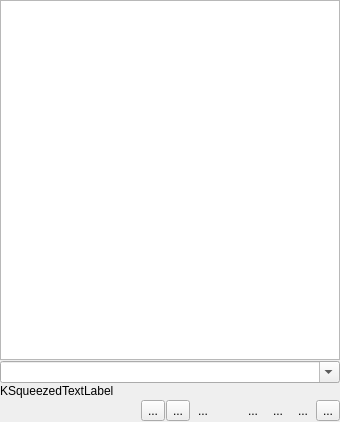
<?xml version="1.0" encoding="UTF-8"?>
<ui version="4.0">
 <author>
    SPDX-FileCopyrightText: none
    SPDX-License-Identifier: GPL-3.0-or-later
  </author>
 <class>WdgPaletteDock</class>
 <widget class="QWidget" name="WdgPaletteDock">
  <property name="geometry">
   <rect>
    <x>0</x>
    <y>0</y>
    <width>340</width>
    <height>422</height>
   </rect>
  </property>
  <layout class="QVBoxLayout" name="verticalLayout">
   <property name="spacing">
    <number>1</number>
   </property>
   <property name="leftMargin">
    <number>0</number>
   </property>
   <property name="topMargin">
    <number>0</number>
   </property>
   <property name="rightMargin">
    <number>0</number>
   </property>
   <property name="bottomMargin">
    <number>0</number>
   </property>
   <item>
    <widget class="KisPaletteView" name="paletteView">
     <property name="minimumSize">
      <size>
       <width>0</width>
       <height>16</height>
      </size>
     </property>
    </widget>
   </item>
   <item>
    <widget class="KisPaletteComboBox" name="cmbNameList">
     <property name="sizePolicy">
      <sizepolicy hsizetype="MinimumExpanding" vsizetype="Fixed">
       <horstretch>0</horstretch>
       <verstretch>0</verstretch>
      </sizepolicy>
     </property>
     <property name="editable">
      <bool>true</bool>
     </property>
    </widget>
   </item>
   <item>
    <widget class="KSqueezedTextLabel" name="lblPaletteName">
     <property name="text">
      <string notr="true">KSqueezedTextLabel</string>
     </property>
    </widget>
   </item>
   <item>
    <layout class="QGridLayout" name="gridLayout">
     <item row="2" column="7">
      <widget class="QToolButton" name="bnSavePalette">
       <property name="text">
        <string>...</string>
       </property>
       <property name="icon">
        <iconset theme="document-save">
         <normaloff>.</normaloff>.</iconset>
       </property>
       <property name="autoRaise">
        <bool>true</bool>
       </property>
      </widget>
     </item>
     <item row="2" column="5">
      <widget class="QToolButton" name="bnAdd">
       <property name="toolTip">
        <string>Add foreground color</string>
       </property>
       <property name="text">
        <string>...</string>
       </property>
       <property name="icon">
        <iconset theme="list-add">
         <normaloff>.</normaloff>.</iconset>
       </property>
       <property name="iconSize">
        <size>
         <width>22</width>
         <height>22</height>
        </size>
       </property>
       <property name="autoRaise">
        <bool>true</bool>
       </property>
      </widget>
     </item>
     <item row="2" column="9">
      <widget class="QToolButton" name="bnRemove">
       <property name="toolTip">
        <string>Remove swatch or group</string>
       </property>
       <property name="text">
        <string>...</string>
       </property>
       <property name="icon">
        <iconset theme="list-remove">
         <normaloff>.</normaloff>.</iconset>
       </property>
       <property name="iconSize">
        <size>
         <width>22</width>
         <height>22</height>
        </size>
       </property>
       <property name="autoRaise">
        <bool>true</bool>
       </property>
      </widget>
     </item>
     <item row="2" column="4">
      <widget class="QToolButton" name="bnRedo">
       <property name="text">
        <string>...</string>
       </property>
       <property name="icon">
        <iconset theme="edit-redo">
         <normaloff>.</normaloff>.</iconset>
       </property>
      </widget>
     </item>
     <item row="2" column="10">
      <widget class="QToolButton" name="bnLock">
       <property name="toolTip">
        <string>Lock the current palette.</string>
       </property>
       <property name="text">
        <string>...</string>
       </property>
       <property name="icon">
        <iconset theme="object-unlocked"/>
       </property>
       <property name="checkable">
        <bool>true</bool>
       </property>
      </widget>
     </item>
     <item row="2" column="0">
      <widget class="KisPopupButton" name="bnColorSets">
       <property name="text">
        <string/>
       </property>
       <property name="autoRaise">
        <bool>true</bool>
       </property>
      </widget>
     </item>
     <item row="2" column="3">
      <widget class="QToolButton" name="bnUndo">
       <property name="text">
        <string>...</string>
       </property>
       <property name="icon">
        <iconset theme="edit-undo">
         <normaloff>.</normaloff>.</iconset>
       </property>
      </widget>
     </item>
     <item row="2" column="6">
      <widget class="QToolButton" name="bnRename">
       <property name="text">
        <string/>
       </property>
       <property name="icon">
        <iconset theme="edit-rename">
         <normaloff>.</normaloff>.</iconset>
       </property>
       <property name="autoRaise">
        <bool>true</bool>
       </property>
      </widget>
     </item>
     <item row="2" column="2">
      <spacer name="hBottomSpacer">
       <property name="orientation">
        <enum>Qt::Horizontal</enum>
       </property>
       <property name="sizeHint" stdset="0">
        <size>
         <width>40</width>
         <height>20</height>
        </size>
       </property>
      </spacer>
     </item>
     <item row="2" column="8">
      <widget class="QToolButton" name="bnEditPalette">
       <property name="text">
        <string>...</string>
       </property>
       <property name="icon">
        <iconset theme="document-layer">
         <normaloff>.</normaloff>.</iconset>
       </property>
       <property name="autoRaise">
        <bool>true</bool>
       </property>
      </widget>
     </item>
    </layout>
   </item>
  </layout>
 </widget>
 <customwidgets>
  <customwidget>
   <class>KSqueezedTextLabel</class>
   <extends>QLabel</extends>
   <header>ksqueezedtextlabel.h</header>
  </customwidget>
  <customwidget>
   <class>KisPopupButton</class>
   <extends>QToolButton</extends>
   <header>KisPopupButton.h</header>
  </customwidget>
  <customwidget>
   <class>KisPaletteView</class>
   <extends>QTableView</extends>
   <header location="global">kis_palette_view.h</header>
  </customwidget>
  <customwidget>
   <class>KisPaletteComboBox</class>
   <extends>QComboBox</extends>
   <header>KisPaletteComboBox.h</header>
  </customwidget>
 </customwidgets>
 <tabstops>
  <tabstop>bnRemove</tabstop>
 </tabstops>
 <resources/>
 <connections/>
</ui>
